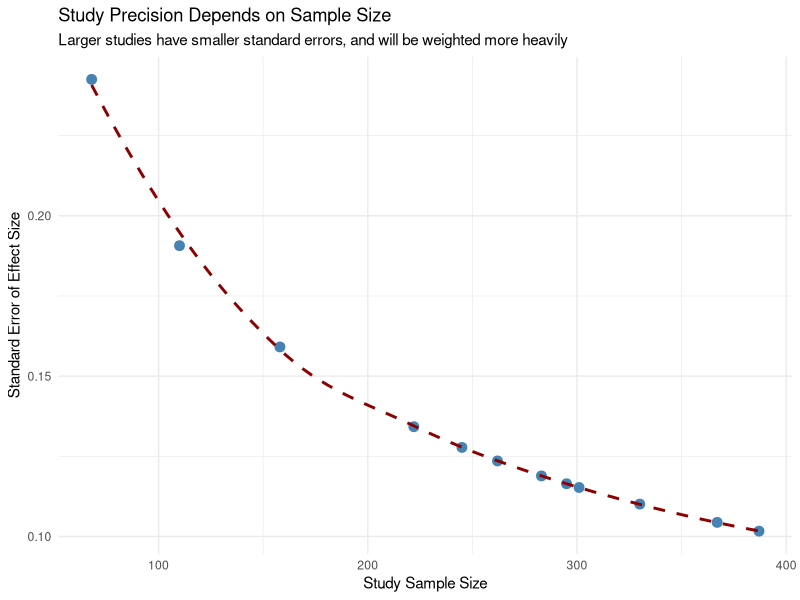
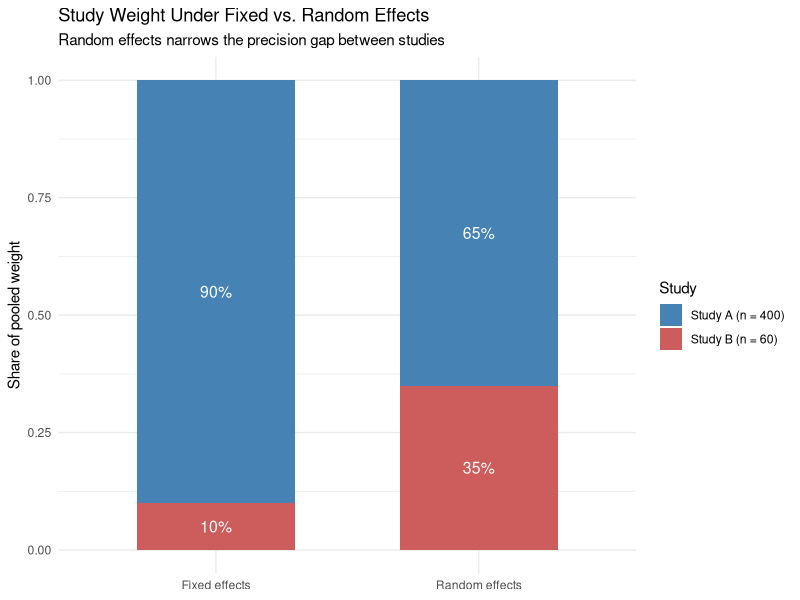
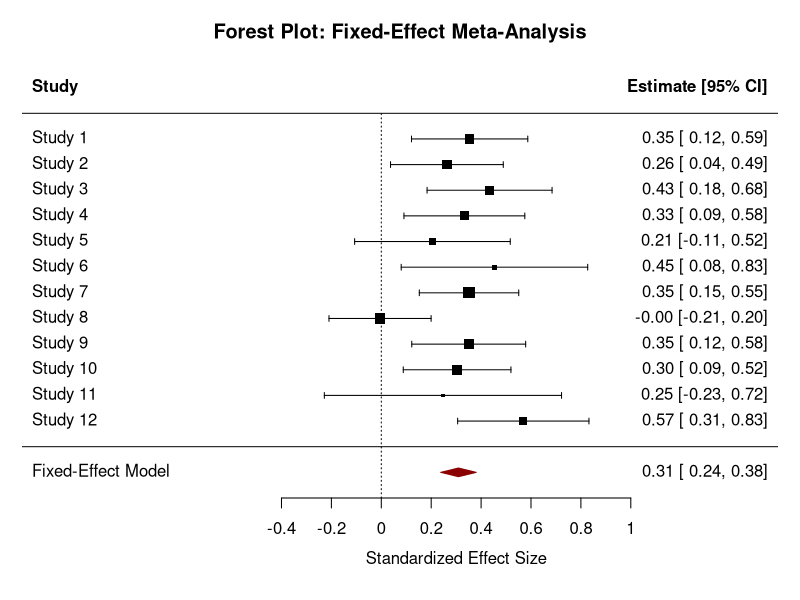
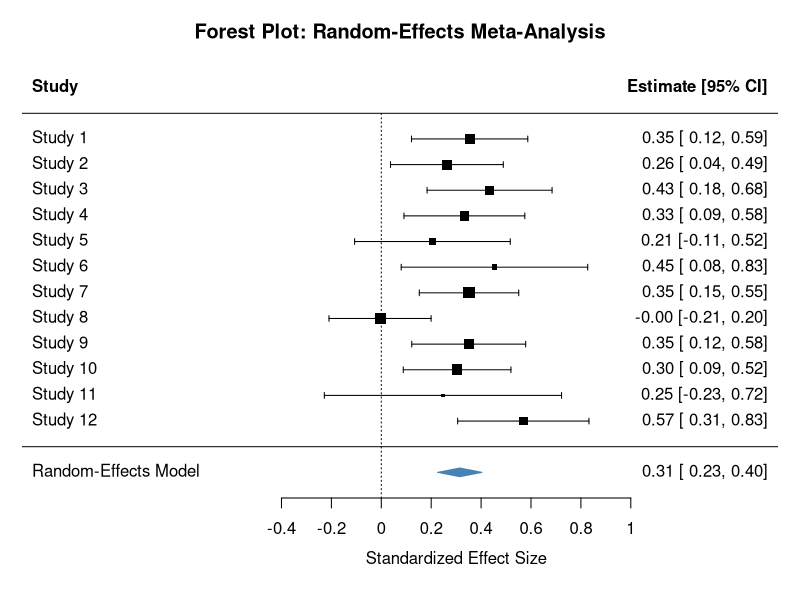

Generate these figures, in order, with R:
## ---- chunk 1
# Load required packages
library(metafor)
library(dplyr)
library(ggplot2)
library(kableExtra)
library(patchwork)
## ---- chunk 2
set.seed(123)
n_studies <- 12

# True effect size across the literature
true_effect <- 0.35
tau2_true <- 0.02  # true between-study variance (heterogeneity)

# Simulate true study-specific effects (random-effects data-generating process)
study_true_effects <- rnorm(n_studies, mean = true_effect, sd = sqrt(tau2_true))

# Simulate sample sizes (vary study precision)
sample_sizes <- round(runif(n_studies, min = 60, max = 400))

# Standard errors scale inversely with sqrt(sample size)
study_se <- 2 / sqrt(sample_sizes)

# Observed effect sizes = true effect + sampling error
observed_effect <- study_true_effects + rnorm(n_studies, mean = 0, sd = study_se)

meta_data <- data.frame(
  study_id = paste0("Study ", 1:n_studies),
  yi = observed_effect,     # observed effect size
  sei = study_se,           # standard error
  vi = study_se^2,          # sampling variance
  n = sample_sizes
)

meta_data %>%
  mutate(across(c(yi, sei, vi), ~round(.x, 3))) %>%
  kable(caption = "Simulated Study-Level Effect Sizes") %>%
  kable_styling(bootstrap_options = c("striped", "hover", "condensed"))
## ---- chunk 3
#| message: false
#| warning: false
ggplot(meta_data, aes(x = n, y = sei)) +
  geom_point(size = 3, color = "steelblue") +
  geom_smooth(method = "loess", se = FALSE, color = "darkred", linetype = "dashed") +
  labs(title = "Study Precision Depends on Sample Size",
       subtitle = "Larger studies have smaller standard errors, and will be weighted more heavily",
       x = "Study Sample Size", y = "Standard Error of Effect Size") +
  theme_minimal()
## ---- chunk 4
weight_comparison <- data.frame(
  model = rep(c("Fixed effects", "Random effects"), each = 2),
  study = rep(c("Study A (n = 400)", "Study B (n = 60)"), times = 2),
  weight = c(0.90, 0.10, 0.65, 0.35)
)

weight_comparison$model <- factor(weight_comparison$model,
                                   levels = c("Fixed effects", "Random effects"))

ggplot(weight_comparison, aes(x = model, y = weight, fill = study)) +
  geom_col(position = "stack", width = 0.6) +
  geom_text(aes(label = scales::percent(weight)),
            position = position_stack(vjust = 0.5), color = "white", size = 4) +
  scale_fill_manual(values = c("Study A (n = 400)" = "steelblue",
                                "Study B (n = 60)" = "indianred")) +
  labs(title = "Study Weight Under Fixed vs. Random Effects",
       subtitle = "Random effects narrows the precision gap between studies",
       x = NULL, y = "Share of pooled weight", fill = "Study") +
  theme_minimal()
## ---- chunk 5
# Fixed-effect model
model_fe <- rma(yi, vi, data = meta_data, method = "FE")

# Random-effects model (REML estimator for tau^2)
model_re <- rma(yi, vi, data = meta_data, method = "REML")

summary(model_fe)
summary(model_re)
## ---- chunk 6
comparison <- data.frame(
  Model = c("Fixed-Effect", "Random-Effects"),
  Estimate = c(coef(model_fe), coef(model_re)),
  SE = c(model_fe$se, model_re$se),
  CI_Lower = c(model_fe$ci.lb, model_re$ci.lb),
  CI_Upper = c(model_fe$ci.ub, model_re$ci.ub),
  Tau2 = c(0, model_re$tau2),
  True_Effect = true_effect
) %>%
  mutate(across(where(is.numeric), ~round(.x, 3)))

comparison %>%
  kable(caption = "Pooled Effect Estimates: Fixed-Effect vs. Random-Effects") %>%
  kable_styling(bootstrap_options = c("striped", "hover", "condensed"))
## ---- chunk 7
forest(model_fe,
       slab = meta_data$study_id,
       xlab = "Standardized Effect Size",
       main = "Forest Plot: Fixed-Effect Meta-Analysis",
       col = "darkred",
       border = "darkred")
## ---- chunk 8
forest(model_re,
       slab = meta_data$study_id,
       xlab = "Standardized Effect Size",
       main = "Forest Plot: Random-Effects Meta-Analysis",
       col = "steelblue",
       border = "steelblue")
## ---- chunk 9
het_stats <- data.frame(
  Statistic = c("Tau-squared (τ²)", "I-squared (I²)", "Q-statistic", "Q p-value"),
  Value = c(round(model_re$tau2, 4),
            paste0(round(model_re$I2, 1), "%"),
            round(model_re$QE, 2),
            round(model_re$QEp, 4))
)

het_stats %>%
  kable(caption = "Heterogeneity Statistics") %>%
  kable_styling(bootstrap_options = c("striped", "hover", "condensed"))
